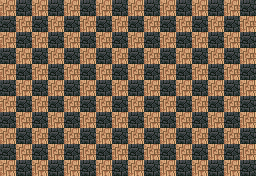

A level layout from a 2D game, rendered from its tile map. Below: a short description, then the map file with its tile-grid data intact:
An orthogonal 16x11 tile map with 16x16 px tiles, 1 tile layer (Camada de Blocos 1), 1 hidden layer not drawn.

<map version="1.10" tiledversion="1.10.0" orientation="orthogonal" renderorder="right-down" width="16" height="11" tilewidth="16" tileheight="16" infinite="0" nextlayerid="5" nextobjectid="1">
 <tileset firstgid="1" source="Castelo.tsx" />
 <layer id="1" name="Camada de Blocos 1" width="16" height="11">
  <data encoding="csv">
124,476,124,476,124,476,124,476,124,476,124,476,124,476,124,476,
476,124,476,124,476,124,476,124,476,124,476,124,476,124,476,124,
124,476,124,476,124,476,124,476,124,476,124,476,124,476,124,476,
476,124,476,124,476,124,476,124,476,124,476,124,476,124,476,124,
124,476,124,476,124,476,124,476,124,476,124,476,124,476,124,476,
476,124,476,124,476,124,476,124,476,124,476,124,476,124,476,124,
124,476,124,476,124,476,124,476,124,476,124,476,124,476,124,476,
476,124,476,124,476,124,476,124,476,124,476,124,476,124,476,124,
124,476,124,476,124,476,124,476,124,476,124,476,124,476,124,476,
476,124,476,124,476,124,476,124,476,124,476,124,476,124,476,124,
124,476,124,476,124,476,124,476,124,476,124,476,124,476,124,476
</data>
 </layer>
 <layer id="4" name="Camada de Blocos 2" width="16" height="11" visible="0">
  <data encoding="csv">
0,0,0,0,0,0,0,0,0,0,0,0,0,0,0,0,
0,0,0,0,0,0,0,0,0,0,0,0,0,0,0,0,
0,193,0,0,0,225,226,227,0,0,0,0,0,0,238,0,
0,209,0,0,0,241,242,243,0,0,0,0,234,0,254,0,
0,231,239,231,0,0,0,0,0,0,0,0,0,0,0,0,
0,0,255,0,0,0,0,0,0,0,0,0,0,0,0,0,
0,0,0,0,0,0,0,0,0,0,0,0,0,0,0,0,
0,0,0,0,0,0,0,0,0,0,0,0,0,0,0,0,
0,0,0,0,0,0,0,0,0,0,0,0,0,0,0,0,
0,0,124,0,0,0,0,0,0,0,0,0,0,0,0,0,
18,0,124,0,18,18,18,18,18,18,18,18,18,18,18,18
</data>
 </layer>
</map>
